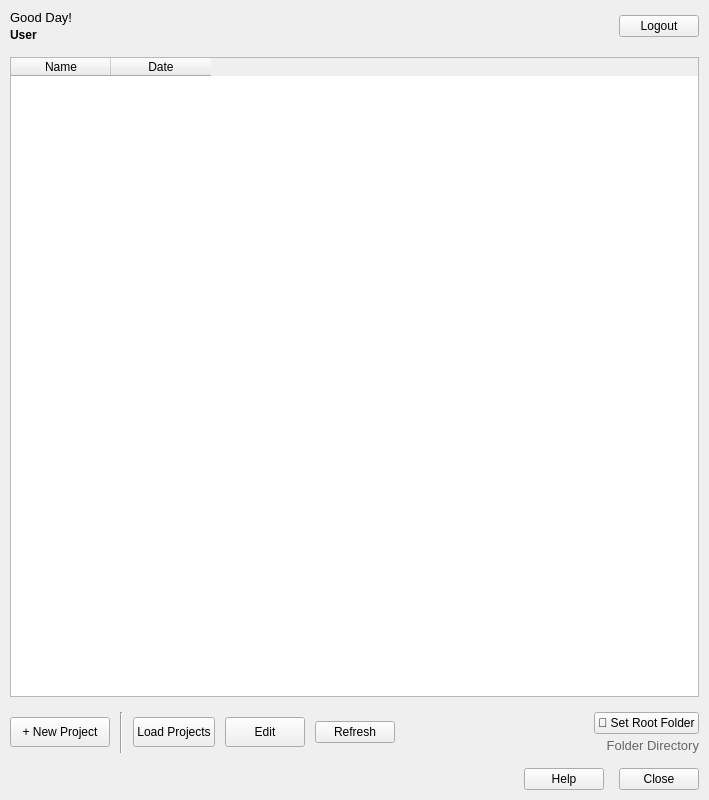
<?xml version="1.0" encoding="UTF-8"?>
<ui version="4.0">
 <class>Form</class>
 <widget class="QWidget" name="Form">
  <property name="geometry">
   <rect>
    <x>0</x>
    <y>0</y>
    <width>709</width>
    <height>800</height>
   </rect>
  </property>
  <property name="windowTitle">
   <string>TopMap Sync | Project List</string>
  </property>
  <layout class="QVBoxLayout" name="mainVerticalLayout">
   <property name="spacing">
    <number>15</number>
   </property>
   <property name="leftMargin">
    <number>10</number>
   </property>
   <property name="topMargin">
    <number>10</number>
   </property>
   <property name="rightMargin">
    <number>10</number>
   </property>
   <property name="bottomMargin">
    <number>10</number>
   </property>
   <item>
    <layout class="QHBoxLayout" name="headerLayout">
     <item>
      <layout class="QVBoxLayout" name="greetingLayout">
       <property name="spacing">
        <number>3</number>
       </property>
       <item>
        <widget class="QLabel" name="label">
         <property name="font">
          <font>
           <pointsize>10</pointsize>
          </font>
         </property>
         <property name="text">
          <string>Good Day!</string>
         </property>
        </widget>
       </item>
       <item>
        <widget class="QLabel" name="usernameLabel">
         <property name="font">
          <font>
           <pointsize>9</pointsize>
           <weight>75</weight>
           <bold>true</bold>
          </font>
         </property>
         <property name="text">
          <string>User</string>
         </property>
        </widget>
       </item>
      </layout>
     </item>
     <item>
      <spacer name="headerSpacer">
       <property name="orientation">
        <enum>Qt::Horizontal</enum>
       </property>
       <property name="sizeHint" stdset="0">
        <size>
         <width>0</width>
         <height>0</height>
        </size>
       </property>
      </spacer>
     </item>
     <item>
      <widget class="QPushButton" name="logoutBtn">
       <property name="text">
        <string>Logout</string>
       </property>
      </widget>
     </item>
    </layout>
   </item>
   <item>
    <widget class="QTableWidget" name="projectTable">
     <property name="alternatingRowColors">
      <bool>true</bool>
     </property>
     <property name="selectionBehavior">
      <enum>QAbstractItemView::SelectRows</enum>
     </property>
     <property name="columnCount">
      <number>2</number>
     </property>
     <column>
      <property name="text">
       <string>Name</string>
      </property>
     </column>
     <column>
      <property name="text">
       <string>Date</string>
      </property>
     </column>
    </widget>
   </item>
   <item>
    <layout class="QHBoxLayout" name="actionLayout">
     <property name="spacing">
      <number>10</number>
     </property>
     <item>
      <widget class="QPushButton" name="newBtn">
       <property name="minimumSize">
        <size>
         <width>100</width>
         <height>30</height>
        </size>
       </property>
       <property name="text">
        <string>+ New Project</string>
       </property>
      </widget>
     </item>
     <item>
      <widget class="Line" name="line">
       <property name="orientation">
        <enum>Qt::Vertical</enum>
       </property>
      </widget>
     </item>
     <item>
      <widget class="QPushButton" name="loadBtn">
       <property name="minimumSize">
        <size>
         <width>80</width>
         <height>30</height>
        </size>
       </property>
       <property name="text">
        <string>Load Projects</string>
       </property>
      </widget>
     </item>
     <item>
      <widget class="QPushButton" name="editBtn">
       <property name="minimumSize">
        <size>
         <width>80</width>
         <height>30</height>
        </size>
       </property>
       <property name="text">
        <string>Edit</string>
       </property>
      </widget>
     </item>
     <item>
      <widget class="QPushButton" name="refreshBtn">
       <property name="text">
        <string>Refresh</string>
       </property>
      </widget>
     </item>
     <item>
      <spacer name="actionSpacer">
       <property name="orientation">
        <enum>Qt::Horizontal</enum>
       </property>
       <property name="sizeHint" stdset="0">
        <size>
         <width>0</width>
         <height>0</height>
        </size>
       </property>
      </spacer>
     </item>
     <item>
      <layout class="QVBoxLayout" name="folderStackLayout">
       <property name="spacing">
        <number>4</number>
       </property>
       <item>
        <widget class="QPushButton" name="folderBtn">
         <property name="text">
          <string>📁 Set Root Folder</string>
         </property>
        </widget>
       </item>
       <item>
        <widget class="QLabel" name="rootPathLabel">
         <property name="font">
          <font>
           <pointsize>10</pointsize>
           <italic>false</italic>
          </font>
         </property>
         <property name="styleSheet">
          <string>color: #666666;</string>
         </property>
         <property name="text">
          <string>Folder Directory</string>
         </property>
         <property name="alignment">
          <set>Qt::AlignRight|Qt::AlignTrailing|Qt::AlignVCenter</set>
         </property>
        </widget>
       </item>
      </layout>
     </item>
    </layout>
   </item>
   <item>
    <layout class="QHBoxLayout" name="footerLayout">
     <item>
      <spacer name="footerSpacer">
       <property name="orientation">
        <enum>Qt::Horizontal</enum>
       </property>
       <property name="sizeHint" stdset="0">
        <size>
         <width>0</width>
         <height>0</height>
        </size>
       </property>
      </spacer>
     </item>
     <item>
      <widget class="QPushButton" name="helpBtn">
       <property name="text">
        <string>Help</string>
       </property>
      </widget>
     </item>
     <item>
      <widget class="QPushButton" name="closeBtn">
       <property name="text">
        <string>Close</string>
       </property>
      </widget>
     </item>
    </layout>
   </item>
  </layout>
 </widget>
 <resources/>
 <connections/>
</ui>
